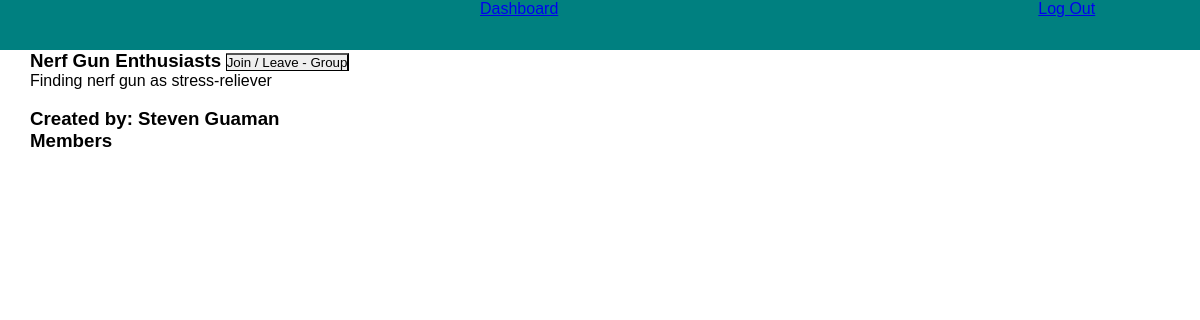
The page /user/edit_group/4 (signed in) on the database its author committed.
### membership_app/models.py (models this page shows)
class Group(models.Model):
    name = models.CharField(max_length=50)
    description = models.CharField(max_length=250)
    user_create = models.ForeignKey(User, related_name='users_create', on_delete=models.CASCADE)
    created_at = models.DateTimeField(auto_now_add=True)
    updated_at = models.DateTimeField(auto_now=True)
    objects = GroupManager()

### membership_app/views.py (the view)
# urls.py: path('user/edit_group/<int:group_id>', views.edit_group),
def edit_group(request, group_id):
    if 'logged_user' not in request.session:
        messages.error(request, 'Please register or please log in first')
        return redirect('/')
    user_session = User.objects.get(id=request.session['logged_user'])
    group = Group.objects.get(id=group_id)
    members = Member.objects.filter(group=group)
    isJoined=False
    if request.method == "POST":
        for member in members:
            if user_session.id == member.users:
                member_joined = Member.objects.get(id=member.id)
                member_joined.delete()
                isJoined=True
                break
        if not isJoined:
            member_joined = Member.objects.create(group_id=group_id,users=user_session.id)
        return redirect('/user/groups')
    else:
        user_created = 'YOU'
        if user_session != group.user_create:
            user_created =group.user_create.first_name + ' ' + group.user_create.last_name
        list_members =[]
        for member in members:
            user = User.objects.get(id=member.users)
            list_members.append(user.first_name + ' '+ user.last_name)
        is_creator=False
        if user_session == group.user_create:
            is_creator=True
        group_complete = {
            'id':group.id,
            'name': group.name,
            'description':group.description,
            'user_create': user_created,
            'members': list_members,
            'is_creator': is_creator
        }
        return render(request, 'edit.html', group_complete)

### membership_app/templates/edit.html (shortened to what this page needs)
<!DOCTYPE html>
<html lang="en">
<head>
    {% load static %}
    <link rel = "stylesheet" href="{% static 'style.css' %}">
</head>
<body>
    <div class="encabezado_2">
        <a href='/user/logout' class="enlaces">Dashboard</a>
        <a href='/user/logout' class="enlaces">Log Out</a>
    </div>
    <div >
        <form action="/user/edit_group/{{id}}" method="post">
            <h3 class="encabezado_3">{{name}}</h3>
            <button class="encabezado_3">Join / Leave - Group</button>
            <p>{{description}}</p>
            <br>
            <h3>Created by: {{user_create}}</h3>
            <h3>Members</h3>
        </form>
    </div>
</body>
</html>

### membership_app/static/style.css (style rules this page uses)
* { margin: 0px; padding: 0px; font-family: Arial, Helvetica, sans-serif; }
h3, p, li { text-indent: 30px; }
.encabezado_2 { width: 100%; height: 50px; display: flex; background-color: teal; vertical-align:top; }
.enlaces { display:block; text-align:rigth; padding-left: 40%; }
button { border-bottom: 1px solid black; border-left: 1px solid black; }
.encabezado_3 { display: inline-block; }

### rows shown on the page
Group: name "Nerf Gun Enthusiasts", description "Finding nerf gun as stress-reliever"

### other values the page prints
{{ user_create }} "Steven Guaman"
